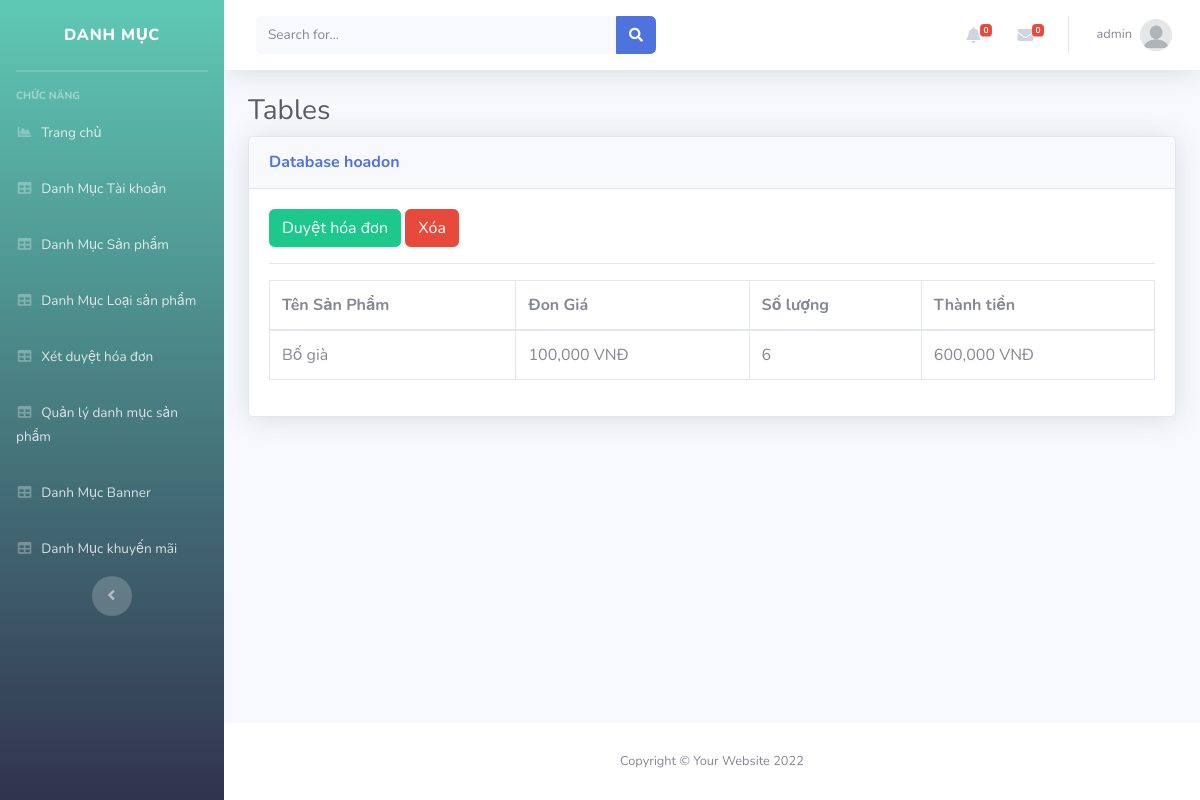
/Admin/index.php?mod=hoadon&act=chitiet&id=11 (signed in), run on the app's committed database.
### tables this page shows
CREATE TABLE `chitiethoadon` (
  `MaHD` int(11) NOT NULL,
  `MaSP` int(11) NOT NULL,
  `SoLuong` int(11) NOT NULL,
  `DonGia` float NOT NULL
);

CREATE TABLE `sanpham` (
  `MaSP` int(11) NOT NULL,
  `MaLSP` int(11) NOT NULL,
  `TenSP` varchar(70) NOT NULL,
  `DonGia` int(11) NOT NULL,
  `tacgia` varchar(150) DEFAULT NULL,
  `SoLuong` int(10) UNSIGNED NOT NULL DEFAULT 1,
  `NhaCungCap` varchar(200) NOT NULL DEFAULT 'Nhà xuất bản Kim Đồng',
  `NhaXuatBan` varchar(200) NOT NULL DEFAULT 'NXB Kim Đồng',
  `Hinhthuc` varchar(100) NOT NULL DEFAULT 'Bìa cứng',
  `NamXB` int(11) NOT NULL DEFAULT 2022,
  `DoTuoi` varchar(5) NOT NULL DEFAULT '13+',
  `HinhAnh1` varchar(200) NOT NULL,
  `MaKM` int(11) NOT NULL,
  `SoSao` int(11) NOT NULL,
  `SoDanhGia` int(11) NOT NULL,
  `TrangThai` int(11) NOT NULL,
  `MoTa` text NOT NULL,
  `ThoiGian` datetime DEFAULT NULL,
  `NgonNgu` varchar(100) DEFAULT 'Tiếng Việt',
  `HinhAnh2` varchar(255) DEFAULT NULL
);

### Admin/MVC/controllers/HoadonController.php (called while the page is built, shortened)
<?php
require_once("MVC/models/hoadon.php");
class HoaDonController
{
    var $hoadon_model;
    public function __construct()
    {
        $this->hoadon_model = new Hoadon();
    }
    function chitiet()
    {
        $id = isset($_GET['id']) ? $_GET['id'] : 1;
        $data = $this->hoadon_model->chitiethoadon($id);
        require_once("MVC/Views/Admin/index.php");
    }
}

### Admin/MVC/Models/connection.php (called while the page is built, shortened)
<?php
    class Connection{
        function __construct()
        {
            $severname ="localhost";
            $username ="root";
            $password ="";
            $db_name ="shopbansach";
            $this->conn = new mysqli($severname,$username,$password,$db_name);
        }
    }
?>

### Admin/MVC/Models/model.php (called while the page is built, shortened)
<?php
require_once("connection.php");
class Model
{
    function __construct()
    {
        $conn_obj = new Connection();
        $this->conn = $conn_obj->conn;
    }
}

### Admin/MVC/Models/hoadon.php (called while the page is built, shortened)
<?php
require_once("model.php");
class Hoadon extends Model
{
    function chitiethoadon($id){
        $query = "select ct.*, s.TenSP as Ten from chitiethoadon as ct, sanpham as s where ct.MaSP = s.MaSP and ct.MaHD = $id ";
        require("result.php");
        return $data;
    }
}

### Admin/MVC/Models/result.php (called while the page is built)
<?php
$result = $this->conn->query($query);
$data = array();
while ($row = $result->fetch_assoc()) {
    $data[] = $row;
}
?>

### Admin/MVC/Views/hoadon/detail.php (the view, shortened to what this page needs)
<?php if(isset($data) and $data != null){ ?>
<a href="?mod=hoadon&act=xetduyet&id=<?= $data['0']['MaHD'] ?>" class="btn btn-success">Duyệt hóa đơn</a>
<a href="?mod=hoadon&act=delete&id=<?= $data['0']['MaHD'] ?>" onclick="return confirm('Bạn có thật sự muốn xóa ?');" type="button" class="btn btn-danger">Xóa</a>
<?php } ?>
<hr>
<table class="table table-bordered" id="dataTable" width="100%" cellspacing="0">
    <thead>
        <tr>
            <th scope="col">Tên Sản Phẩm</th>
            <th scope="col">Đon Giá</th>
            <th scope="col">Số lượng</th>
            <th scope="col">Thành tiền</th>
        </tr>
    </thead>
    <tbody>
        <?php foreach ($data as $row) { ?>
            <tr>
                <td><?= $row['Ten'] ?></td>
                <td><?= number_format($row['DonGia']) ?> VNĐ</td>
                <td><?= $row['SoLuong'] ?></td>
                <td><?= number_format($row['DonGia'] * $row['SoLuong']) ?> VNĐ</td>
            </tr>
        <?php } ?>
</table>

### data on the page
chitiethoadon: MaSP.TenSP "Bố già", DonGia "100,000", SoLuong "6", $row['DonGia'] * $row['SoLuong'] "600,000"

### other printed values
$_SESSION['login']['TaiKhoan'] "admin"
$mod "hoadon"
